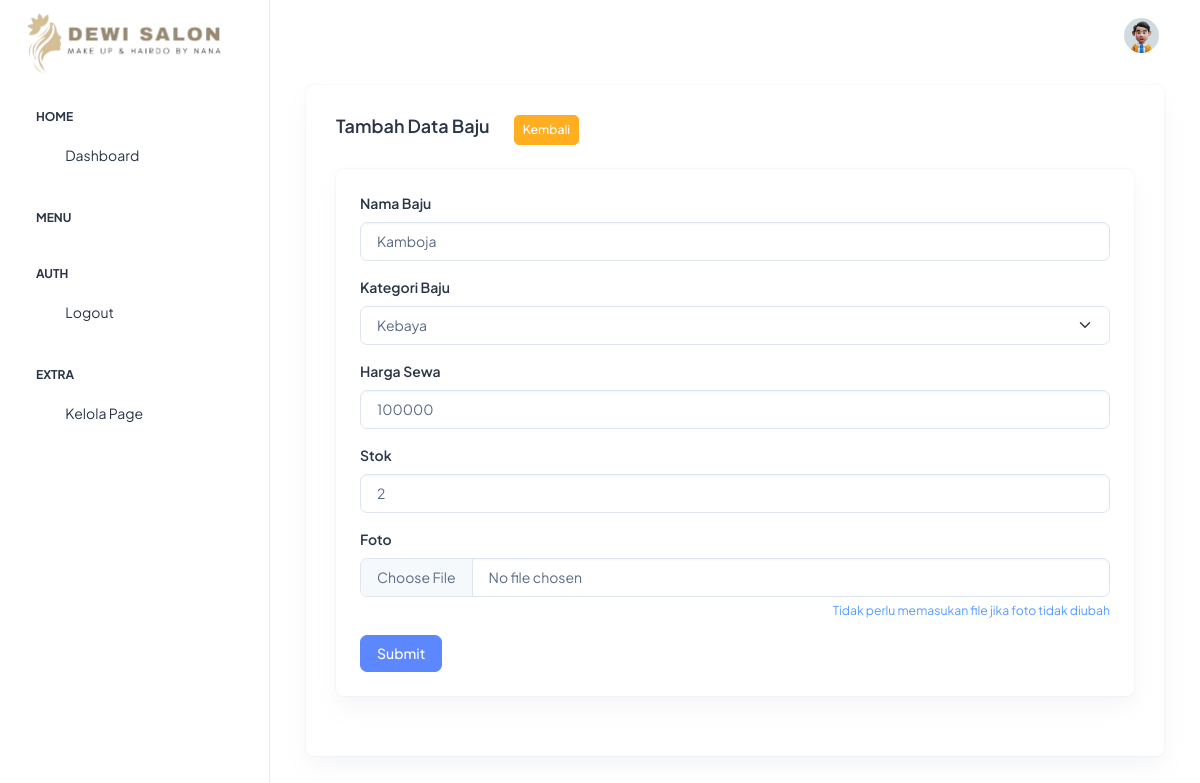
Page /baju/edit/4 on the committed database.
### tables this page shows
CREATE TABLE `baju` (
  `id` int(4) NOT NULL,
  `id_kategori_baju` int(4) NOT NULL,
  `nama_baju` varchar(40) NOT NULL,
  `harga_sewa` int(11) NOT NULL,
  `stok` int(4) NOT NULL,
  `foto` text NOT NULL
);

CREATE TABLE `kategori_baju` (
  `id` int(4) NOT NULL,
  `kategori_baju` varchar(30) NOT NULL
);

### application/controllers/Baju.php (called while the page is built, shortened)
<?php
class Baju extends CI_Controller
{
    public function edit($id)
    {
        $data = [
            'kategori' => $this->baju->get_kategori(),
            'baju' => $this->baju->get_baju_by_id($id)
        ];
        $this->load->view('admin/layout/header', $data);
        $this->load->view('admin/baju/edit');
        $this->load->view('admin/layout/footer');
    }
}

### index.php (called while the page is built, shortened)
<?php
require_once BASEPATH.'core/CodeIgniter.php';

### application/models/Baju_model.php (called while the page is built, shortened)
<?php
class Baju_model extends CI_Model
{
    public function get_baju_by_id($id)
    {
        $result = $this->db->select('baju.*, kategori_baju.kategori_baju')
            ->from('baju')
            ->join('kategori_baju', 'kategori_baju.id = baju.id_kategori_baju')
            ->where('baju.id', $id)
            ->get()
            ->row();
        return $result;
    }
    public function get_kategori()
    {
        $result = $this->db->select('*')
            ->from('kategori_baju')
            ->get()
            ->result();
        return $result;
    }
}

### application/views/admin/baju/edit.php (the view, shortened to what this page needs)
<div class="container-fluid">
    <div class="card">
        <div class="card-body">
            <div class="d-flex mb-4">
                <h5 class="card-title fw-semibold">Tambah Data Baju</h5>
                <a href="<?= base_url('baju') ?>" class="btn btn-sm btn-warning ms-4">Kembali</a>
            </div>
            <div class="card">
                <div class="card-body p-4">
                    <form action="<?= base_url('baju/proses_edit/' . $baju->id) ?>" method="post" enctype="multipart/form-data">
                        <div class="mb-3">
                            <label class="form-label">Nama Baju</label>
                            <input type="text" class="form-control" name="nama" value="<?= $baju->nama_baju ?>" required>
                        </div>
                        <div class="mb-3">
                            <label class="form-label">Kategori Baju</label>
                            <select class="form-select" name="kategori" required>
                                <?php foreach ($kategori as $row) : ?>
                                    <option value="<?= $row->id ?>" <?= $row->id == $baju->id_kategori_baju ? 'selected' : '' ?>>
                                        <?= $row->kategori_baju ?>
                                    </option>
                                <?php endforeach ?>
                            </select>
                        </div>
                        <div class="mb-3">
                            <label class="form-label">Harga Sewa</label>
                            <input type="number" class="form-control" name="harga" value="<?= $baju->harga_sewa ?>" required>
                        </div>
                        <div class="mb-3">
                            <label class="form-label">Stok</label>
                            <input type="number" class="form-control" name="stok" value="<?= $baju->stok ?>" required>
                        </div>
                        <div class="mb-3">
                            <label class="form-label">Foto</label>
                            <input type="file" class="form-control" accept=".gif, .jpg, .jpeg, .png" name="foto">
                            <div class="form-text text-info text-end">Tidak perlu memasukan file jika foto tidak diubah</div>
                        </div>
                        <button type="submit" class="btn btn-primary">Submit</button>
                    </form>
                </div>
            </div>
        </div>
    </div>
</div>

### rows in the picture
baju: nama "Kamboja", kategori "Kebaya", harga "100000", stok "2"
